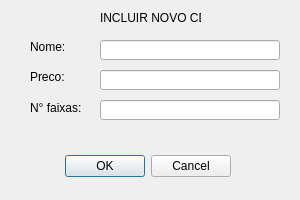
<?xml version="1.0" encoding="UTF-8"?>
<ui version="4.0">
 <class>IncluirCD</class>
 <widget class="QDialog" name="IncluirCD">
  <property name="geometry">
   <rect>
    <x>0</x>
    <y>0</y>
    <width>300</width>
    <height>200</height>
   </rect>
  </property>
  <property name="minimumSize">
   <size>
    <width>300</width>
    <height>200</height>
   </size>
  </property>
  <property name="maximumSize">
   <size>
    <width>300</width>
    <height>200</height>
   </size>
  </property>
  <property name="windowTitle">
   <string>Dialog</string>
  </property>
  <widget class="QDialogButtonBox" name="buttonBox">
   <property name="geometry">
    <rect>
     <x>-110</x>
     <y>150</y>
     <width>341</width>
     <height>32</height>
    </rect>
   </property>
   <property name="orientation">
    <enum>Qt::Horizontal</enum>
   </property>
   <property name="standardButtons">
    <set>QDialogButtonBox::Cancel|QDialogButtonBox::Ok</set>
   </property>
  </widget>
  <widget class="QLabel" name="label_cd">
   <property name="geometry">
    <rect>
     <x>100</x>
     <y>10</y>
     <width>101</width>
     <height>16</height>
    </rect>
   </property>
   <property name="text">
    <string>INCLUIR NOVO CD</string>
   </property>
  </widget>
  <widget class="QLabel" name="label_nome">
   <property name="geometry">
    <rect>
     <x>30</x>
     <y>40</y>
     <width>47</width>
     <height>13</height>
    </rect>
   </property>
   <property name="text">
    <string>Nome:</string>
   </property>
  </widget>
  <widget class="QLabel" name="label_preco">
   <property name="geometry">
    <rect>
     <x>30</x>
     <y>70</y>
     <width>47</width>
     <height>13</height>
    </rect>
   </property>
   <property name="text">
    <string>Preco:</string>
   </property>
  </widget>
  <widget class="QLabel" name="label_numfaixas">
   <property name="geometry">
    <rect>
     <x>30</x>
     <y>100</y>
     <width>51</width>
     <height>16</height>
    </rect>
   </property>
   <property name="text">
    <string>N° faixas:</string>
   </property>
  </widget>
  <widget class="QLineEdit" name="line_nome">
   <property name="geometry">
    <rect>
     <x>100</x>
     <y>40</y>
     <width>180</width>
     <height>20</height>
    </rect>
   </property>
  </widget>
  <widget class="QLineEdit" name="line_preco">
   <property name="geometry">
    <rect>
     <x>100</x>
     <y>70</y>
     <width>180</width>
     <height>20</height>
    </rect>
   </property>
  </widget>
  <widget class="QLineEdit" name="line_numfaixas">
   <property name="geometry">
    <rect>
     <x>100</x>
     <y>100</y>
     <width>180</width>
     <height>20</height>
    </rect>
   </property>
  </widget>
 </widget>
 <resources/>
 <connections>
  <connection>
   <sender>buttonBox</sender>
   <signal>accepted()</signal>
   <receiver>IncluirCD</receiver>
   <slot>accept()</slot>
   <hints>
    <hint type="sourcelabel">
     <x>248</x>
     <y>254</y>
    </hint>
    <hint type="destinationlabel">
     <x>157</x>
     <y>274</y>
    </hint>
   </hints>
  </connection>
  <connection>
   <sender>buttonBox</sender>
   <signal>rejected()</signal>
   <receiver>IncluirCD</receiver>
   <slot>reject()</slot>
   <hints>
    <hint type="sourcelabel">
     <x>316</x>
     <y>260</y>
    </hint>
    <hint type="destinationlabel">
     <x>286</x>
     <y>274</y>
    </hint>
   </hints>
  </connection>
 </connections>
</ui>
